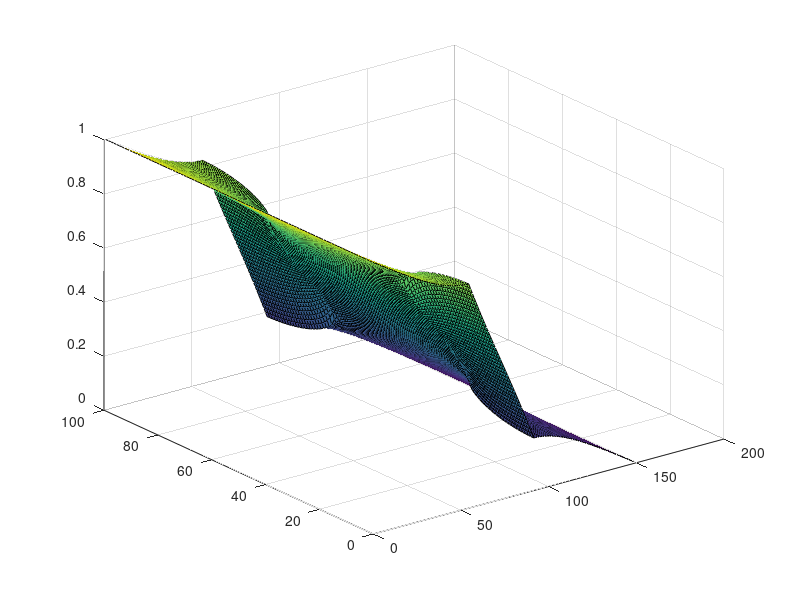
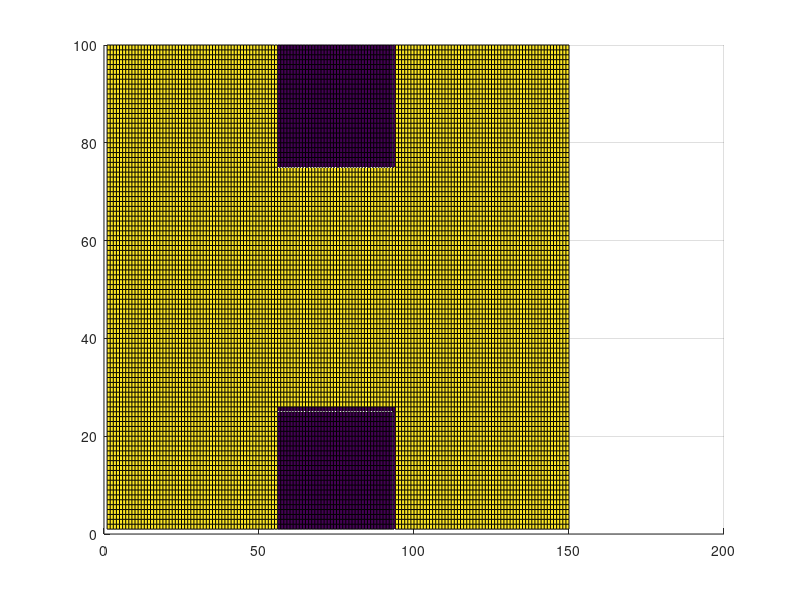
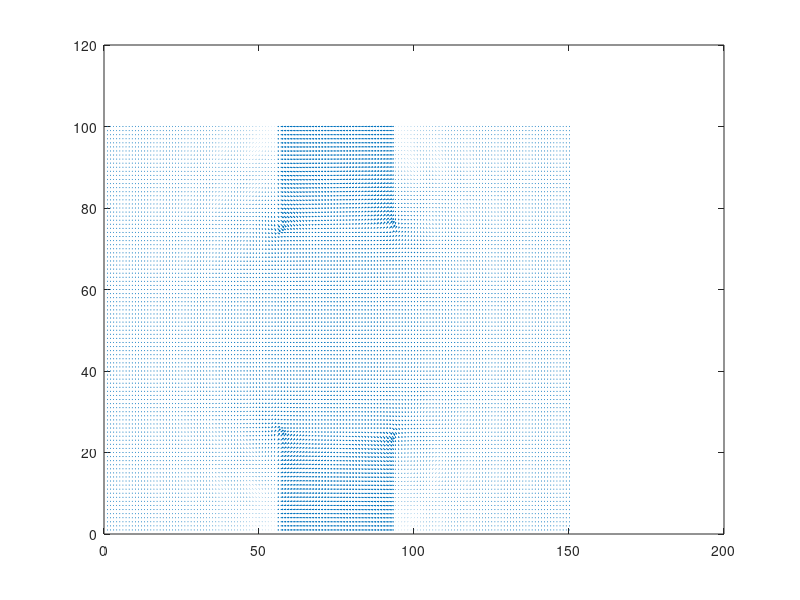
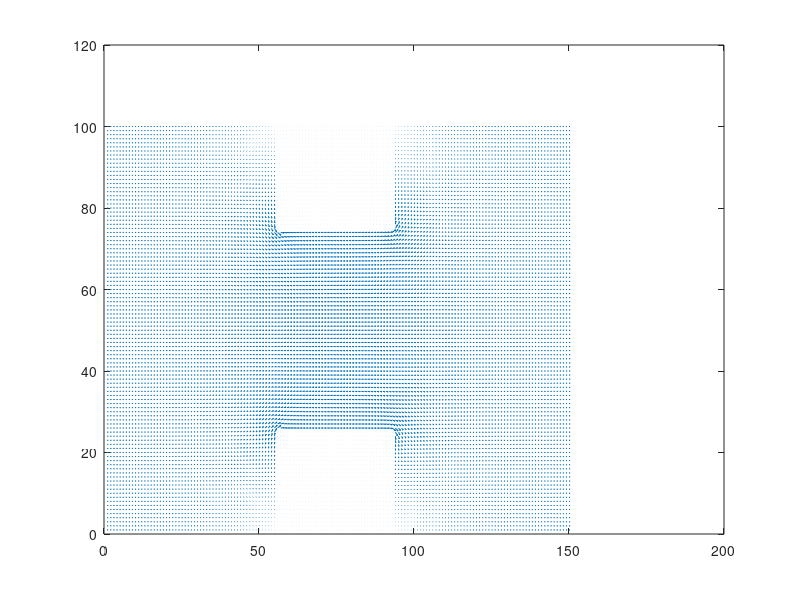

The MATLAB source for these figures, in order:
%Part 2a
%This is the general code for Part 2 - it uses a box with contacts inside
%that have different conductivity, then solves for the electric field and 
%current density to see how these affect the solution.

clear all

%constants
L = 150; %size of matrix in x
W = L*(2/3); %size of matrix in y
Lb = L/4; %length of contact
Wb = W/4; %width of contact
sigmaInside = 1e-2; %sigma value for contacts
sigmaOutside = 1;

%create initial matrices
G = sparse(L*W,L*W);
F = zeros(1,L*W);
sigma = ones(W,L);

%create contacts
contactLeft = (L/2) - (Lb/2);
contactRight = (L/2) + (Lb/2);
contactBottom = Wb;
contactTop = W - Wb;

%set up sigma for contacts
sigma(:,:) = sigmaOutside;
sigma(contactTop:W, contactLeft:contactRight) = sigmaInside;
sigma(1:contactBottom, contactLeft:contactRight) = sigmaInside;

%G matrix
for x=1:L
    for y=1:W
        
        %mapping equation
        n = y +(x-1)*W;
        
        if(x==1) 
         
            G(n,n) = 1;
            F(n)= 1;
            
        elseif(x==L)
            
            G(n,n) = 1;
            F(n)=0;
            
        elseif(y == 1)
            
            %local mapping
            nyp = y+1+(x-1)*W;
            nxp = y+(x)*W;
            nxm = y+(x-2)*W;

            sig_yp =(sigma(y,x)+sigma(y+1,x))/2;
            sig_xp=(sigma(y,x)+ sigma(y,x+1))/2;
            sig_xm =(sigma(y,x)+ sigma(y,x-1))/2;
            
            G(n,n)= -(sig_yp+sig_xp+sig_xm);
            G(n,nyp)= sig_yp;
            G(n,nxp)=sig_xp;
            G(n,nxm)= sig_xm;
            
        elseif(y==W)
            
            %local mapping
            nxp = y+(x)*W;
            nxm = y+(x-2)*W;
            nym = y-1+(x-1)*W;

            sig_xp=(sigma(y,x)+ sigma(y,x+1))/2;
            sig_xm =(sigma(y,x)+ sigma(y,x-1))/2;
            sig_ym =(sigma(y,x)+ sigma(y-1,x))/2;
           
            G(n,n)=-(sig_ym+sig_xp+sig_xm);
            G(n,nym)=sig_ym;
            G(n,nxp)=sig_xp;
            G(n,nxm)=sig_xm;
            
        else
            
            %local mapping
            nyp = y+1+(x-1)*W;
            nxp = y+(x)*W;
            nxm = y+(x-2)*W;
            nym = y-1+(x-1)*W;

            sig_yp =(sigma(y,x)+sigma(y+1,x))/2;
            sig_xp=(sigma(y,x)+ sigma(y,x+1))/2;
            sig_xm =(sigma(y,x)+ sigma(y,x-1))/2;
            sig_ym =(sigma(y,x)+ sigma(y-1,x))/2;
        
            G(n,n)=-(sig_yp+sig_ym+sig_xp+sig_xm);
            G(n,nyp)= sig_yp;
            G(n,nym)= sig_ym;
            G(n,nxp)= sig_xp;
            G(n,nxm)= sig_xm;
            
        end
    end
end

V = G\F';

VMatrix = zeros(W,L);

%populate V matrix solution
for (x = 1:L)
    for (y = 1:W)
        n = y + (x-1)*W;
        VMatrix(y,x) = V(n);
    end
end


%solve for E 
[Ex, Ey] = gradient(-VMatrix);
E_magnitude = sqrt(Ex.^2 + Ey.^2);

%solve for J
Jx = sigma.*Ex;
Jy = sigma.*Ey;

%plots
figure(1)
surf(VMatrix);

figure(2)
surf(sigma);
view(2)

figure(3)
quiver(Ex,Ey)
view(0,90);

figure(4)
quiver(Jx,Jy)
view(0,90);